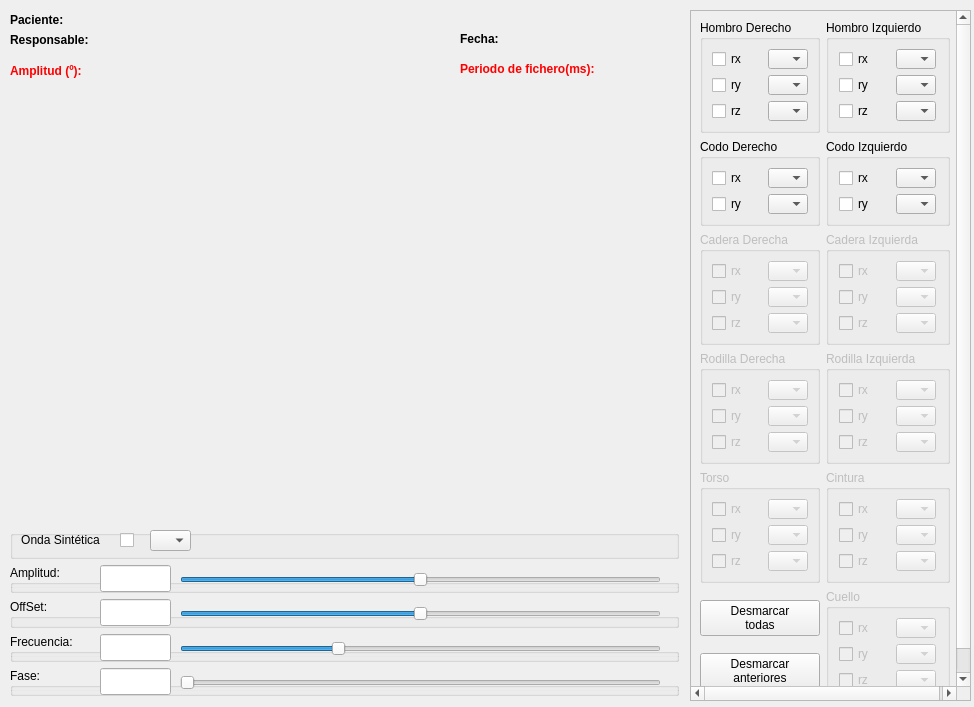
<?xml version="1.0" encoding="UTF-8"?>
<ui version="4.0">
 <class>graphicsWindow</class>
 <widget class="QWidget" name="graphicsWindow">
  <property name="windowModality">
   <enum>Qt::WindowModal</enum>
  </property>
  <property name="geometry">
   <rect>
    <x>0</x>
    <y>0</y>
    <width>974</width>
    <height>707</height>
   </rect>
  </property>
  <property name="sizePolicy">
   <sizepolicy hsizetype="Expanding" vsizetype="Expanding">
    <horstretch>0</horstretch>
    <verstretch>0</verstretch>
   </sizepolicy>
  </property>
  <property name="maximumSize">
   <size>
    <width>2000</width>
    <height>2000</height>
   </size>
  </property>
  <property name="windowTitle">
   <string>Visor de gráficas</string>
  </property>
  <widget class="QScrollArea" name="scroll">
   <property name="geometry">
    <rect>
     <x>690</x>
     <y>10</y>
     <width>281</width>
     <height>691</height>
    </rect>
   </property>
   <property name="widgetResizable">
    <bool>true</bool>
   </property>
   <widget class="QWidget" name="scrollAreaWidgetContents_2">
    <property name="geometry">
     <rect>
      <x>0</x>
      <y>0</y>
      <width>279</width>
      <height>689</height>
     </rect>
    </property>
    <layout class="QVBoxLayout" name="verticalLayout_2">
     <item>
      <layout class="QGridLayout" name="gridLayout_14">
       <item row="0" column="0">
        <widget class="QGroupBox" name="leftshoulderBox">
         <property name="enabled">
          <bool>true</bool>
         </property>
         <property name="font">
          <font>
           <pointsize>9</pointsize>
          </font>
         </property>
         <property name="title">
          <string>Hombro Derecho</string>
         </property>
         <layout class="QGridLayout" name="gridLayout_11">
          <item row="0" column="0">
           <widget class="QCheckBox" name="lshoulderx">
            <property name="maximumSize">
             <size>
              <width>50</width>
              <height>16777215</height>
             </size>
            </property>
            <property name="text">
             <string>rx</string>
            </property>
           </widget>
          </item>
          <item row="1" column="0">
           <widget class="QCheckBox" name="lshouldery">
            <property name="maximumSize">
             <size>
              <width>50</width>
              <height>16777215</height>
             </size>
            </property>
            <property name="text">
             <string>ry</string>
            </property>
           </widget>
          </item>
          <item row="2" column="0">
           <widget class="QCheckBox" name="lshoulderz">
            <property name="maximumSize">
             <size>
              <width>50</width>
              <height>16777215</height>
             </size>
            </property>
            <property name="text">
             <string>rz</string>
            </property>
           </widget>
          </item>
          <item row="0" column="1">
           <widget class="KColorCombo" name="colorLShoulderx">
            <property name="maximumSize">
             <size>
              <width>40</width>
              <height>20</height>
             </size>
            </property>
            <property name="color">
             <color>
              <red>255</red>
              <green>0</green>
              <blue>0</blue>
             </color>
            </property>
           </widget>
          </item>
          <item row="1" column="1">
           <widget class="KColorCombo" name="colorLShouldery">
            <property name="maximumSize">
             <size>
              <width>40</width>
              <height>20</height>
             </size>
            </property>
            <property name="color">
             <color>
              <red>0</red>
              <green>255</green>
              <blue>0</blue>
             </color>
            </property>
           </widget>
          </item>
          <item row="2" column="1">
           <widget class="KColorCombo" name="colorLShoulderz">
            <property name="maximumSize">
             <size>
              <width>40</width>
              <height>20</height>
             </size>
            </property>
            <property name="color">
             <color>
              <red>0</red>
              <green>0</green>
              <blue>255</blue>
             </color>
            </property>
           </widget>
          </item>
         </layout>
        </widget>
       </item>
       <item row="0" column="1">
        <widget class="QGroupBox" name="rightshoulderBox">
         <property name="enabled">
          <bool>true</bool>
         </property>
         <property name="font">
          <font>
           <pointsize>9</pointsize>
          </font>
         </property>
         <property name="title">
          <string>Hombro Izquierdo</string>
         </property>
         <layout class="QGridLayout" name="gridLayout_3">
          <item row="0" column="0">
           <widget class="QCheckBox" name="rshoulderx">
            <property name="maximumSize">
             <size>
              <width>50</width>
              <height>16777215</height>
             </size>
            </property>
            <property name="text">
             <string>rx</string>
            </property>
           </widget>
          </item>
          <item row="1" column="0">
           <widget class="QCheckBox" name="rshouldery">
            <property name="maximumSize">
             <size>
              <width>50</width>
              <height>16777215</height>
             </size>
            </property>
            <property name="text">
             <string>ry</string>
            </property>
           </widget>
          </item>
          <item row="2" column="0">
           <widget class="QCheckBox" name="rshoulderz">
            <property name="maximumSize">
             <size>
              <width>50</width>
              <height>16777215</height>
             </size>
            </property>
            <property name="text">
             <string>rz</string>
            </property>
           </widget>
          </item>
          <item row="0" column="1">
           <widget class="KColorCombo" name="colorRShoulderx">
            <property name="maximumSize">
             <size>
              <width>40</width>
              <height>20</height>
             </size>
            </property>
            <property name="color">
             <color>
              <red>1</red>
              <green>213</green>
              <blue>189</blue>
             </color>
            </property>
           </widget>
          </item>
          <item row="1" column="1">
           <widget class="KColorCombo" name="colorRShouldery">
            <property name="maximumSize">
             <size>
              <width>40</width>
              <height>20</height>
             </size>
            </property>
            <property name="color">
             <color>
              <red>200</red>
              <green>0</green>
              <blue>255</blue>
             </color>
            </property>
           </widget>
          </item>
          <item row="2" column="1">
           <widget class="KColorCombo" name="colorRShoulderz">
            <property name="maximumSize">
             <size>
              <width>40</width>
              <height>20</height>
             </size>
            </property>
            <property name="color">
             <color>
              <red>255</red>
              <green>191</green>
              <blue>0</blue>
             </color>
            </property>
           </widget>
          </item>
         </layout>
        </widget>
       </item>
       <item row="3" column="0">
        <widget class="QGroupBox" name="leftkneeBox">
         <property name="enabled">
          <bool>false</bool>
         </property>
         <property name="font">
          <font>
           <pointsize>9</pointsize>
          </font>
         </property>
         <property name="title">
          <string>Rodilla Derecha</string>
         </property>
         <layout class="QGridLayout" name="gridLayout_5">
          <item row="0" column="0">
           <widget class="QCheckBox" name="lkneerx">
            <property name="maximumSize">
             <size>
              <width>50</width>
              <height>16777215</height>
             </size>
            </property>
            <property name="text">
             <string>rx</string>
            </property>
           </widget>
          </item>
          <item row="1" column="0">
           <widget class="QCheckBox" name="lkneery">
            <property name="maximumSize">
             <size>
              <width>50</width>
              <height>16777215</height>
             </size>
            </property>
            <property name="text">
             <string>ry</string>
            </property>
           </widget>
          </item>
          <item row="2" column="0">
           <widget class="QCheckBox" name="lkneerz">
            <property name="maximumSize">
             <size>
              <width>50</width>
              <height>16777215</height>
             </size>
            </property>
            <property name="text">
             <string>rz</string>
            </property>
           </widget>
          </item>
          <item row="0" column="1">
           <widget class="KColorCombo" name="colorLKneex">
            <property name="maximumSize">
             <size>
              <width>40</width>
              <height>20</height>
             </size>
            </property>
           </widget>
          </item>
          <item row="1" column="1">
           <widget class="KColorCombo" name="colorLKneey">
            <property name="maximumSize">
             <size>
              <width>40</width>
              <height>20</height>
             </size>
            </property>
           </widget>
          </item>
          <item row="2" column="1">
           <widget class="KColorCombo" name="colorLKneez">
            <property name="maximumSize">
             <size>
              <width>40</width>
              <height>20</height>
             </size>
            </property>
           </widget>
          </item>
         </layout>
        </widget>
       </item>
       <item row="3" column="1">
        <widget class="QGroupBox" name="rightkneeBox">
         <property name="enabled">
          <bool>false</bool>
         </property>
         <property name="font">
          <font>
           <pointsize>9</pointsize>
          </font>
         </property>
         <property name="title">
          <string>Rodilla Izquierda</string>
         </property>
         <layout class="QGridLayout" name="gridLayout_4">
          <item row="0" column="0">
           <widget class="QCheckBox" name="rkneerx">
            <property name="maximumSize">
             <size>
              <width>50</width>
              <height>16777215</height>
             </size>
            </property>
            <property name="text">
             <string>rx</string>
            </property>
           </widget>
          </item>
          <item row="1" column="0">
           <widget class="QCheckBox" name="rkneery">
            <property name="maximumSize">
             <size>
              <width>50</width>
              <height>16777215</height>
             </size>
            </property>
            <property name="text">
             <string>ry</string>
            </property>
           </widget>
          </item>
          <item row="2" column="0">
           <widget class="QCheckBox" name="rkneerz">
            <property name="maximumSize">
             <size>
              <width>50</width>
              <height>16777215</height>
             </size>
            </property>
            <property name="text">
             <string>rz</string>
            </property>
           </widget>
          </item>
          <item row="0" column="1">
           <widget class="KColorCombo" name="colorRKneex">
            <property name="maximumSize">
             <size>
              <width>40</width>
              <height>20</height>
             </size>
            </property>
           </widget>
          </item>
          <item row="1" column="1">
           <widget class="KColorCombo" name="colorRKneey">
            <property name="maximumSize">
             <size>
              <width>40</width>
              <height>20</height>
             </size>
            </property>
           </widget>
          </item>
          <item row="2" column="1">
           <widget class="KColorCombo" name="colorRKneez">
            <property name="maximumSize">
             <size>
              <width>40</width>
              <height>20</height>
             </size>
            </property>
           </widget>
          </item>
         </layout>
        </widget>
       </item>
       <item row="1" column="0">
        <widget class="QGroupBox" name="leftelbowBox">
         <property name="enabled">
          <bool>true</bool>
         </property>
         <property name="font">
          <font>
           <pointsize>9</pointsize>
          </font>
         </property>
         <property name="title">
          <string>Codo Derecho</string>
         </property>
         <layout class="QGridLayout" name="gridLayout_9">
          <item row="0" column="0">
           <widget class="QCheckBox" name="leftelbowrx">
            <property name="maximumSize">
             <size>
              <width>50</width>
              <height>16777215</height>
             </size>
            </property>
            <property name="text">
             <string>rx</string>
            </property>
           </widget>
          </item>
          <item row="1" column="0">
           <widget class="QCheckBox" name="leftelbowry">
            <property name="maximumSize">
             <size>
              <width>50</width>
              <height>16777215</height>
             </size>
            </property>
            <property name="text">
             <string>ry</string>
            </property>
           </widget>
          </item>
          <item row="0" column="1">
           <widget class="KColorCombo" name="colorLElbowx">
            <property name="maximumSize">
             <size>
              <width>40</width>
              <height>20</height>
             </size>
            </property>
            <property name="color">
             <color>
              <red>255</red>
              <green>115</green>
              <blue>0</blue>
             </color>
            </property>
           </widget>
          </item>
          <item row="1" column="1">
           <widget class="KColorCombo" name="colorLElbowy">
            <property name="maximumSize">
             <size>
              <width>40</width>
              <height>20</height>
             </size>
            </property>
            <property name="color">
             <color>
              <red>0</red>
              <green>0</green>
              <blue>0</blue>
             </color>
            </property>
           </widget>
          </item>
         </layout>
        </widget>
       </item>
       <item row="1" column="1">
        <widget class="QGroupBox" name="rightelbowBox">
         <property name="enabled">
          <bool>true</bool>
         </property>
         <property name="font">
          <font>
           <pointsize>9</pointsize>
          </font>
         </property>
         <property name="title">
          <string>Codo Izquierdo</string>
         </property>
         <layout class="QGridLayout" name="gridLayout_8">
          <item row="0" column="0">
           <widget class="QCheckBox" name="rightelbowrx">
            <property name="maximumSize">
             <size>
              <width>50</width>
              <height>16777215</height>
             </size>
            </property>
            <property name="text">
             <string>rx</string>
            </property>
           </widget>
          </item>
          <item row="1" column="0">
           <widget class="QCheckBox" name="rightelbowry">
            <property name="maximumSize">
             <size>
              <width>50</width>
              <height>16777215</height>
             </size>
            </property>
            <property name="text">
             <string>ry</string>
            </property>
           </widget>
          </item>
          <item row="0" column="1">
           <widget class="KColorCombo" name="colorRElbowx">
            <property name="maximumSize">
             <size>
              <width>40</width>
              <height>20</height>
             </size>
            </property>
            <property name="color">
             <color>
              <red>255</red>
              <green>0</green>
              <blue>213</blue>
             </color>
            </property>
           </widget>
          </item>
          <item row="1" column="1">
           <widget class="KColorCombo" name="colorRElbowy">
            <property name="maximumSize">
             <size>
              <width>40</width>
              <height>20</height>
             </size>
            </property>
            <property name="color">
             <color>
              <red>0</red>
              <green>0</green>
              <blue>0</blue>
             </color>
            </property>
           </widget>
          </item>
         </layout>
        </widget>
       </item>
       <item row="2" column="0">
        <widget class="QGroupBox" name="lefthipBox">
         <property name="enabled">
          <bool>false</bool>
         </property>
         <property name="font">
          <font>
           <pointsize>9</pointsize>
          </font>
         </property>
         <property name="title">
          <string>Cadera Derecha</string>
         </property>
         <layout class="QGridLayout" name="gridLayout_7">
          <item row="0" column="0">
           <widget class="QCheckBox" name="lefthiprx">
            <property name="maximumSize">
             <size>
              <width>50</width>
              <height>16777215</height>
             </size>
            </property>
            <property name="text">
             <string>rx</string>
            </property>
           </widget>
          </item>
          <item row="1" column="0">
           <widget class="QCheckBox" name="lefthipry">
            <property name="maximumSize">
             <size>
              <width>50</width>
              <height>16777215</height>
             </size>
            </property>
            <property name="text">
             <string>ry</string>
            </property>
           </widget>
          </item>
          <item row="2" column="0">
           <widget class="QCheckBox" name="lefthiprz">
            <property name="maximumSize">
             <size>
              <width>50</width>
              <height>16777215</height>
             </size>
            </property>
            <property name="text">
             <string>rz</string>
            </property>
           </widget>
          </item>
          <item row="0" column="1">
           <widget class="KColorCombo" name="colorLHipx">
            <property name="maximumSize">
             <size>
              <width>40</width>
              <height>20</height>
             </size>
            </property>
           </widget>
          </item>
          <item row="1" column="1">
           <widget class="KColorCombo" name="colorLHipy">
            <property name="maximumSize">
             <size>
              <width>40</width>
              <height>20</height>
             </size>
            </property>
           </widget>
          </item>
          <item row="2" column="1">
           <widget class="KColorCombo" name="colorLHipz">
            <property name="maximumSize">
             <size>
              <width>40</width>
              <height>20</height>
             </size>
            </property>
           </widget>
          </item>
         </layout>
        </widget>
       </item>
       <item row="2" column="1">
        <widget class="QGroupBox" name="righthipBox">
         <property name="enabled">
          <bool>false</bool>
         </property>
         <property name="font">
          <font>
           <pointsize>9</pointsize>
          </font>
         </property>
         <property name="title">
          <string>Cadera Izquierda</string>
         </property>
         <layout class="QGridLayout" name="gridLayout_6">
          <item row="0" column="0">
           <widget class="QCheckBox" name="righthiprx">
            <property name="maximumSize">
             <size>
              <width>50</width>
              <height>16777215</height>
             </size>
            </property>
            <property name="text">
             <string>rx</string>
            </property>
           </widget>
          </item>
          <item row="1" column="0">
           <widget class="QCheckBox" name="righthipry">
            <property name="maximumSize">
             <size>
              <width>50</width>
              <height>16777215</height>
             </size>
            </property>
            <property name="text">
             <string>ry</string>
            </property>
           </widget>
          </item>
          <item row="2" column="0">
           <widget class="QCheckBox" name="righthiprz">
            <property name="maximumSize">
             <size>
              <width>50</width>
              <height>16777215</height>
             </size>
            </property>
            <property name="text">
             <string>rz</string>
            </property>
           </widget>
          </item>
          <item row="0" column="1">
           <widget class="KColorCombo" name="colorRHipx">
            <property name="maximumSize">
             <size>
              <width>40</width>
              <height>20</height>
             </size>
            </property>
           </widget>
          </item>
          <item row="1" column="1">
           <widget class="KColorCombo" name="colorRHipy">
            <property name="maximumSize">
             <size>
              <width>40</width>
              <height>20</height>
             </size>
            </property>
           </widget>
          </item>
          <item row="2" column="1">
           <widget class="KColorCombo" name="colorRHipz">
            <property name="maximumSize">
             <size>
              <width>40</width>
              <height>20</height>
             </size>
            </property>
           </widget>
          </item>
         </layout>
        </widget>
       </item>
       <item row="4" column="0">
        <widget class="QGroupBox" name="torsoBox">
         <property name="enabled">
          <bool>false</bool>
         </property>
         <property name="font">
          <font>
           <pointsize>9</pointsize>
          </font>
         </property>
         <property name="title">
          <string>Torso</string>
         </property>
         <layout class="QGridLayout" name="gridLayout_2">
          <item row="0" column="0">
           <widget class="QCheckBox" name="torsorx">
            <property name="maximumSize">
             <size>
              <width>50</width>
              <height>16777215</height>
             </size>
            </property>
            <property name="text">
             <string>rx</string>
            </property>
           </widget>
          </item>
          <item row="1" column="0">
           <widget class="QCheckBox" name="torsory">
            <property name="maximumSize">
             <size>
              <width>50</width>
              <height>16777215</height>
             </size>
            </property>
            <property name="text">
             <string>ry</string>
            </property>
           </widget>
          </item>
          <item row="2" column="0">
           <widget class="QCheckBox" name="torsorz">
            <property name="maximumSize">
             <size>
              <width>50</width>
              <height>16777215</height>
             </size>
            </property>
            <property name="text">
             <string>rz</string>
            </property>
           </widget>
          </item>
          <item row="0" column="1">
           <widget class="KColorCombo" name="colorTorsox">
            <property name="maximumSize">
             <size>
              <width>40</width>
              <height>20</height>
             </size>
            </property>
           </widget>
          </item>
          <item row="1" column="1">
           <widget class="KColorCombo" name="colorTorsoy">
            <property name="maximumSize">
             <size>
              <width>40</width>
              <height>20</height>
             </size>
            </property>
           </widget>
          </item>
          <item row="2" column="1">
           <widget class="KColorCombo" name="colorTorsoz">
            <property name="maximumSize">
             <size>
              <width>40</width>
              <height>20</height>
             </size>
            </property>
           </widget>
          </item>
         </layout>
        </widget>
       </item>
       <item row="4" column="1">
        <widget class="QGroupBox" name="waistBox">
         <property name="enabled">
          <bool>false</bool>
         </property>
         <property name="font">
          <font>
           <pointsize>9</pointsize>
          </font>
         </property>
         <property name="title">
          <string>Cintura</string>
         </property>
         <layout class="QGridLayout" name="gridLayout">
          <item row="0" column="0">
           <widget class="QCheckBox" name="waistrx">
            <property name="maximumSize">
             <size>
              <width>50</width>
              <height>16777215</height>
             </size>
            </property>
            <property name="text">
             <string>rx</string>
            </property>
           </widget>
          </item>
          <item row="1" column="0">
           <widget class="QCheckBox" name="waistry">
            <property name="maximumSize">
             <size>
              <width>50</width>
              <height>16777215</height>
             </size>
            </property>
            <property name="text">
             <string>ry</string>
            </property>
           </widget>
          </item>
          <item row="2" column="0">
           <widget class="QCheckBox" name="waistrz">
            <property name="maximumSize">
             <size>
              <width>50</width>
              <height>16777215</height>
             </size>
            </property>
            <property name="text">
             <string>rz</string>
            </property>
           </widget>
          </item>
          <item row="0" column="1">
           <widget class="KColorCombo" name="colorWaistx">
            <property name="maximumSize">
             <size>
              <width>40</width>
              <height>20</height>
             </size>
            </property>
           </widget>
          </item>
          <item row="1" column="1">
           <widget class="KColorCombo" name="colorWaisty">
            <property name="maximumSize">
             <size>
              <width>40</width>
              <height>20</height>
             </size>
            </property>
           </widget>
          </item>
          <item row="2" column="1">
           <widget class="KColorCombo" name="colorWaistz">
            <property name="maximumSize">
             <size>
              <width>40</width>
              <height>20</height>
             </size>
            </property>
           </widget>
          </item>
         </layout>
        </widget>
       </item>
       <item row="7" column="1">
        <widget class="QGroupBox" name="neckBox">
         <property name="enabled">
          <bool>false</bool>
         </property>
         <property name="font">
          <font>
           <pointsize>9</pointsize>
          </font>
         </property>
         <property name="title">
          <string>Cuello</string>
         </property>
         <layout class="QGridLayout" name="gridLayout_10">
          <item row="0" column="0">
           <widget class="QCheckBox" name="neckrx">
            <property name="maximumSize">
             <size>
              <width>50</width>
              <height>16777215</height>
             </size>
            </property>
            <property name="text">
             <string>rx</string>
            </property>
           </widget>
          </item>
          <item row="1" column="0">
           <widget class="QCheckBox" name="neckry">
            <property name="maximumSize">
             <size>
              <width>50</width>
              <height>16777215</height>
             </size>
            </property>
            <property name="text">
             <string>ry</string>
            </property>
           </widget>
          </item>
          <item row="2" column="0">
           <widget class="QCheckBox" name="neckrz">
            <property name="maximumSize">
             <size>
              <width>50</width>
              <height>16777215</height>
             </size>
            </property>
            <property name="text">
             <string>rz</string>
            </property>
           </widget>
          </item>
          <item row="0" column="1">
           <widget class="KColorCombo" name="colorNeckx">
            <property name="maximumSize">
             <size>
              <width>40</width>
              <height>20</height>
             </size>
            </property>
           </widget>
          </item>
          <item row="1" column="1">
           <widget class="KColorCombo" name="colorNecky">
            <property name="maximumSize">
             <size>
              <width>40</width>
              <height>20</height>
             </size>
            </property>
           </widget>
          </item>
          <item row="2" column="1">
           <widget class="KColorCombo" name="colorNeckz">
            <property name="maximumSize">
             <size>
              <width>40</width>
              <height>20</height>
             </size>
            </property>
           </widget>
          </item>
         </layout>
        </widget>
       </item>
       <item row="7" column="0">
        <layout class="QGridLayout" name="gridLayout_12">
         <item row="0" column="0">
          <widget class="QPushButton" name="uncheckAllJoints_pb">
           <property name="text">
            <string>Desmarcar
todas</string>
           </property>
          </widget>
         </item>
         <item row="1" column="0">
          <widget class="QPushButton" name="uncheckPreviousJoints_pb">
           <property name="text">
            <string>Desmarcar
anteriores</string>
           </property>
          </widget>
         </item>
        </layout>
       </item>
      </layout>
     </item>
    </layout>
   </widget>
  </widget>
  <widget class="QLabel" name="periodLabel">
   <property name="geometry">
    <rect>
     <x>460</x>
     <y>60</y>
     <width>221</width>
     <height>17</height>
    </rect>
   </property>
   <property name="font">
    <font>
     <weight>75</weight>
     <bold>true</bold>
    </font>
   </property>
   <property name="styleSheet">
    <string notr="true">color: rgb(255, 0, 0);</string>
   </property>
   <property name="text">
    <string>Periodo de fichero(ms):</string>
   </property>
  </widget>
  <widget class="QLabel" name="patientLabel">
   <property name="geometry">
    <rect>
     <x>10</x>
     <y>10</y>
     <width>441</width>
     <height>20</height>
    </rect>
   </property>
   <property name="font">
    <font>
     <weight>75</weight>
     <bold>true</bold>
    </font>
   </property>
   <property name="text">
    <string>Paciente:            </string>
   </property>
  </widget>
  <widget class="QLabel" name="label_3">
   <property name="geometry">
    <rect>
     <x>10</x>
     <y>60</y>
     <width>101</width>
     <height>21</height>
    </rect>
   </property>
   <property name="font">
    <font>
     <weight>75</weight>
     <bold>true</bold>
    </font>
   </property>
   <property name="styleSheet">
    <string notr="true">color: rgb(255, 0, 0);</string>
   </property>
   <property name="text">
    <string>Amplitud (º):</string>
   </property>
  </widget>
  <widget class="QLabel" name="dateLabel">
   <property name="geometry">
    <rect>
     <x>460</x>
     <y>30</y>
     <width>221</width>
     <height>17</height>
    </rect>
   </property>
   <property name="font">
    <font>
     <weight>75</weight>
     <bold>true</bold>
    </font>
   </property>
   <property name="text">
    <string>Fecha:</string>
   </property>
  </widget>
  <widget class="QLabel" name="responsibleLabel">
   <property name="geometry">
    <rect>
     <x>10</x>
     <y>30</y>
     <width>441</width>
     <height>20</height>
    </rect>
   </property>
   <property name="font">
    <font>
     <weight>75</weight>
     <bold>true</bold>
    </font>
   </property>
   <property name="text">
    <string>Responsable:  </string>
   </property>
  </widget>
  <widget class="QWidget" name="gridLayoutWidget_2">
   <property name="geometry">
    <rect>
     <x>10</x>
     <y>80</y>
     <width>671</width>
     <height>441</height>
    </rect>
   </property>
   <layout class="QGridLayout" name="plot_grid">
    <property name="sizeConstraint">
     <enum>QLayout::SetMaximumSize</enum>
    </property>
    <item row="0" column="0">
     <widget class="QwtPlot" name="plot">
      <property name="sizePolicy">
       <sizepolicy hsizetype="Expanding" vsizetype="Expanding">
        <horstretch>0</horstretch>
        <verstretch>0</verstretch>
       </sizepolicy>
      </property>
      <property name="frameShape">
       <enum>QFrame::NoFrame</enum>
      </property>
     </widget>
    </item>
   </layout>
  </widget>
  <widget class="QWidget" name="gridLayoutWidget">
   <property name="geometry">
    <rect>
     <x>10</x>
     <y>530</y>
     <width>669</width>
     <height>166</height>
    </rect>
   </property>
   <layout class="QGridLayout" name="synthetic_wave_grid">
    <item row="1" column="0">
     <widget class="QGroupBox" name="gain_groupBox">
      <property name="title">
       <string>Amplitud:</string>
      </property>
      <widget class="QLineEdit" name="synthGain_textedit">
       <property name="geometry">
        <rect>
         <x>90</x>
         <y>0</y>
         <width>71</width>
         <height>27</height>
        </rect>
       </property>
      </widget>
      <widget class="QSlider" name="synthGain_slider">
       <property name="geometry">
        <rect>
         <x>170</x>
         <y>0</y>
         <width>481</width>
         <height>29</height>
        </rect>
       </property>
       <property name="minimum">
        <number>0</number>
       </property>
       <property name="maximum">
        <number>180</number>
       </property>
       <property name="pageStep">
        <number>1000</number>
       </property>
       <property name="value">
        <number>90</number>
       </property>
       <property name="orientation">
        <enum>Qt::Horizontal</enum>
       </property>
      </widget>
     </widget>
    </item>
    <item row="2" column="0">
     <widget class="QGroupBox" name="offset_groupBox">
      <property name="title">
       <string>OffSet:</string>
      </property>
      <widget class="QLineEdit" name="synthOffset_textedit">
       <property name="geometry">
        <rect>
         <x>90</x>
         <y>0</y>
         <width>71</width>
         <height>27</height>
        </rect>
       </property>
      </widget>
      <widget class="QSlider" name="synthOffset_slider">
       <property name="geometry">
        <rect>
         <x>170</x>
         <y>0</y>
         <width>481</width>
         <height>29</height>
        </rect>
       </property>
       <property name="minimum">
        <number>-180</number>
       </property>
       <property name="maximum">
        <number>180</number>
       </property>
       <property name="pageStep">
        <number>1000</number>
       </property>
       <property name="orientation">
        <enum>Qt::Horizontal</enum>
       </property>
      </widget>
     </widget>
    </item>
    <item row="3" column="0">
     <widget class="QGroupBox" name="groupBox">
      <property name="title">
       <string>Frecuencia:</string>
      </property>
      <widget class="QLineEdit" name="synthFreq_textedit">
       <property name="geometry">
        <rect>
         <x>90</x>
         <y>0</y>
         <width>71</width>
         <height>27</height>
        </rect>
       </property>
      </widget>
      <widget class="QSlider" name="synthFreq_slider">
       <property name="geometry">
        <rect>
         <x>170</x>
         <y>0</y>
         <width>481</width>
         <height>29</height>
        </rect>
       </property>
       <property name="maximum">
        <number>20000</number>
       </property>
       <property name="pageStep">
        <number>1000</number>
       </property>
       <property name="value">
        <number>6500</number>
       </property>
       <property name="orientation">
        <enum>Qt::Horizontal</enum>
       </property>
      </widget>
     </widget>
    </item>
    <item row="4" column="0">
     <widget class="QGroupBox" name="phase_groupBox">
      <property name="title">
       <string>Fase:</string>
      </property>
      <widget class="QLineEdit" name="synthPhase_textedit">
       <property name="geometry">
        <rect>
         <x>90</x>
         <y>0</y>
         <width>71</width>
         <height>27</height>
        </rect>
       </property>
      </widget>
      <widget class="QSlider" name="synthPhase_slider">
       <property name="geometry">
        <rect>
         <x>170</x>
         <y>0</y>
         <width>481</width>
         <height>29</height>
        </rect>
       </property>
       <property name="maximum">
        <number>6283</number>
       </property>
       <property name="orientation">
        <enum>Qt::Horizontal</enum>
       </property>
      </widget>
     </widget>
    </item>
    <item row="0" column="0">
     <widget class="QGroupBox" name="synthetic_wave_groupBox">
      <property name="title">
       <string/>
      </property>
      <property name="alignment">
       <set>Qt::AlignCenter</set>
      </property>
      <widget class="QLabel" name="synthetic_wave_label">
       <property name="geometry">
        <rect>
         <x>0</x>
         <y>-1</y>
         <width>101</width>
         <height>21</height>
        </rect>
       </property>
       <property name="text">
        <string>Onda Sintética</string>
       </property>
       <property name="alignment">
        <set>Qt::AlignCenter</set>
       </property>
      </widget>
      <widget class="QCheckBox" name="synth_wave_check">
       <property name="geometry">
        <rect>
         <x>110</x>
         <y>0</y>
         <width>21</width>
         <height>21</height>
        </rect>
       </property>
       <property name="maximumSize">
        <size>
         <width>50</width>
         <height>16777215</height>
        </size>
       </property>
       <property name="text">
        <string/>
       </property>
      </widget>
      <widget class="KColorCombo" name="synth_wave_color">
       <property name="geometry">
        <rect>
         <x>140</x>
         <y>0</y>
         <width>41</width>
         <height>21</height>
        </rect>
       </property>
       <property name="maximumSize">
        <size>
         <width>400</width>
         <height>250</height>
        </size>
       </property>
       <property name="color">
        <color>
         <red>0</red>
         <green>179</green>
         <blue>255</blue>
        </color>
       </property>
      </widget>
     </widget>
    </item>
   </layout>
  </widget>
 </widget>
 <customwidgets>
  <customwidget>
   <class>KColorCombo</class>
   <extends>QComboBox</extends>
   <header>kcolorcombo.h</header>
  </customwidget>
  <customwidget>
   <class>QwtPlot</class>
   <extends>QFrame</extends>
   <header>qwt_plot.h</header>
  </customwidget>
 </customwidgets>
 <resources/>
 <connections/>
</ui>
